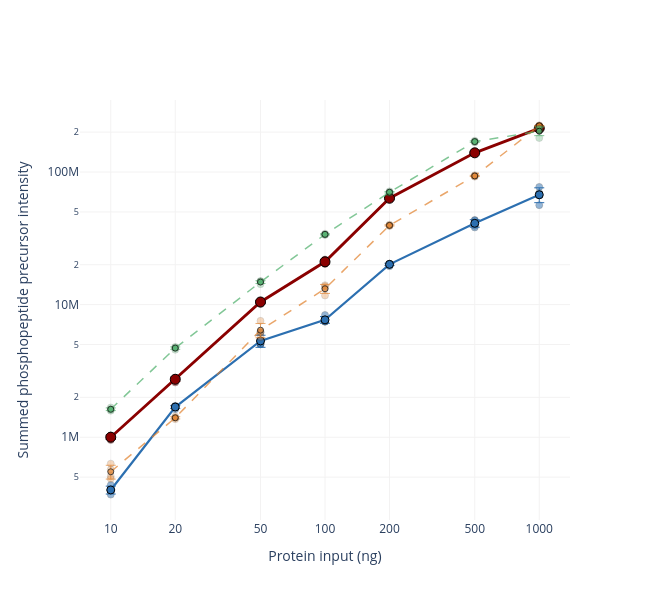

Notebook source saved alongside this figure:
### Markdown cell above
### Supplementary Figure 2c - Summed phosphopeptide-precursor intensity vs input
Summed intensity of all phosphorylated precursors per run (points = 4 replicates; line = mean ± SD),
all four workflows. With SPEC preparation held constant (**classic vs hybrid**, solid), the
nanoPhos-optimized enrichment recovers 1.6-3.4× more phospho signal than the default enrichment.
The uncleaned in-solution workflow (`woCleanup`, dashed) yields the highest *raw* signal up to
500 ng (1.1-1.7× classic; it avoids cleanup losses), and `wCleanup` catches up with classic at
1 µg. Raw signal is not selective coverage: read together with panels 2b (Class I depth) and
2d (selectivity), where classic is the only workflow that is both deep and > 80% selective.

### Code cell
# Suppl 2c - summed phospho-precursor signal per run, all four workflows
fig = go.Figure()
add_branch_series(fig, signal_pr, 'phospho_sum', agg=True)
_style(fig, 'Summed phosphopeptide precursor intensity', legend=False)
fig.update_yaxes(type='log', rangemode='normal')
fig.show()
fig.write_image('figures/decoupling/suppl_figure2c_phospho_signal.pdf', width=600, height=600)

### Figure 1 — Plotly figure (JSON) as saved in the notebook; plotly's stock layout.template omitted (floating-point values rounded to 4 significant figures)
{"data": [{"legendgroup": "classic", "marker": {"color": "#8A0000", "line": {"color": "black", "width": 0.4}, "opacity": 0.5, "size": 7}, "mode": "markers", "showlegend": false, "type": "scatter", "x": [10, 10, 10, 10, 20, 20, 20, 20, 50, 50, 50, 50, 100, 100, 100, 100, 200, 200, 200, 200, 500, 500, 500, 500, 1000, 1000, 1000, 1000], "y": [1031000.0, 989400.0, 1029000.0, 951500.0, 2781000.0, 2799000.0, 2588000.0, 2774000.0, 10500000.0, 10610000.0, 10680000.0, 10090000.0, 21430000.0, 20240000.0, 21930000.0, 20550000.0, 63330000.0, 62990000.0, 64540000.0, 62840000.0, 140100000.0, 137600000.0, 141800000.0, 138900000.0, 214300000.0, 212200000.0, 211700000.0, 216100000.0]}, {"error_y": {"array": [37840.0, 99130.0, 264500.0, 781000.0, 772000.0, 1802000.0, 2025000.0], "color": "#8A0000", "thickness": 1, "type": "data", "visible": true, "width": 5}, "legendgroup": "classic", "line": {"color": "#8A0000", "dash": "solid", "width": 2.8}, "marker": {"color": "#8A0000", "line": {"color": "black", "width": 1}, "size": 10}, "mode": "lines+markers", "name": "original nanoPhos", "opacity": 1.0, "type": "scatter", "x": [10, 20, 50, 100, 200, 500, 1000], "y": [1000000.0, 2736000.0, 10470000.0, 21040000.0, 63420000.0, 139600000.0, 213600000.0]}, {"legendgroup": "hybrid", "marker": {"color": "#2C6FB0", "line": {"color": "black", "width": 0.4}, "opacity": 0.5, "size": 7}, "mode": "markers", "showlegend": false, "type": "scatter", "x": [10, 10, 10, 10, 20, 20, 20, 20, 50, 50, 50, 50, 100, 100, 100, 100, 200, 200, 200, 200, 500, 500, 500, 500, 1000, 1000, 1000, 1000], "y": [398400.0, 435700.0, 398100.0, 369100.0, 1697000.0, 1628000.0, 1726000.0, 1707000.0, 5013000.0, 6154000.0, 5091000.0, 5026000.0, 8351000.0, 7473000.0, 7479000.0, 7419000.0, 20330000.0, 20350000.0, 19510000.0, 20270000.0, 43140000.0, 43510000.0, 39320000.0, 38210000.0, 69410000.0, 77200000.0, 66680000.0, 56290000.0]}, {"error_y": {"array": [27320.0, 42510.0, 556300.0, 447900.0, 405400.0, 2678000.0, 8642000.0], "color": "#2C6FB0", "thickness": 1, "type": "data", "visible": true, "width": 5}, "legendgroup": "hybrid", "line": {"color": "#2C6FB0", "dash": "solid", "width": 2.2}, "marker": {"color": "#2C6FB0", "line": {"color": "black", "width": 1}, "size": 8}, "mode": "lines+markers", "name": "SPEC + default enrichment", "opacity": 1.0, "type": "scatter", "x": [10, 20, 50, 100, 200, 500, 1000], "y": [400300.0, 1690000.0, 5321000.0, 7680000.0, 20120000.0, 41040000.0, 67400000.0]}, {"legendgroup": "wCleanup", "marker": {"color": "#E1812C", "line": {"color": "black", "width": 0.4}, "opacity": 0.3, "size": 7}, "mode": "markers", "showlegend": false, "type": "scatter", "x": [10, 10, 10, 10, 20, 20, 20, 20, 50, 50, 50, 50, 100, 100, 100, 100, 200, 200, 200, 200, 500, 500, 500, 500, 1000, 1000, 1000, 1000], "y": [632100.0, 569600.0, 508600.0, 486000.0, 1401000.0, 1401000.0, 1369000.0, 1435000.0, 5686000.0, 6172000.0, 7548000.0, 6277000.0, 14010000.0, 13230000.0, 11720000.0, 13740000.0, 39650000.0, 39390000.0, 40120000.0, 39190000.0, 92270000.0, 94040000.0, 94430000.0, 93020000.0, 224900000.0, 223900000.0, 222100000.0, 222500000.0]}, {"error_y": {"array": [65650.0, 27110.0, 794200.0, 1021000.0, 402300.0, 980700.0, 1269000.0], "color": "#E1812C", "thickness": 1, "type": "data", "visible": true, "width": 5}, "legendgroup": "wCleanup", "line": {"color": "#E1812C", "dash": "dash", "width": 1.5}, "marker": {"color": "#E1812C", "line": {"color": "black", "width": 1}, "size": 6}, "mode": "lines+markers", "name": "In-solution digestion + cleanup + default enrichment", "opacity": 0.7, "type": "scatter", "x": [10, 20, 50, 100, 200, 500, 1000], "y": [549100.0, 1401000.0, 6421000.0, 13170000.0, 39590000.0, 93440000.0, 223300000.0]}, {"legendgroup": "woCleanup", "marker": {"color": "#4DAF6A", "line": {"color": "black", "width": 0.4}, "opacity": 0.3, "size": 7}, "mode": "markers", "showlegend": false, "type": "scatter", "x": [10, 10, 10, 10, 20, 20, 20, 20, 50, 50, 50, 50, 100, 100, 100, 100, 200, 200, 200, 200, 500, 500, 500, 500, 1000, 1000, 1000, 1000], "y": [1676000.0, 1613000.0, 1628000.0, 1586000.0, 4742000.0, 4698000.0, 4568000.0, 4799000.0, 15050000.0, 14280000.0, 14960000.0, 14930000.0, 34300000.0, 33870000.0, 33500000.0, 33820000.0, 71530000.0, 69420000.0, 70070000.0, 70450000.0, 172300000.0, 167700000.0, 170300000.0, 168400000.0, 211600000.0, 212700000.0, 207900000.0, 180700000.0]}, {"error_y": {"array": [37710.0, 98170.0, 355400.0, 330300.0, 883100.0, 2072000.0, 15160000.0], "color": "#4DAF6A", "thickness": 1, "type": "data", "visible": true, "width": 5}, "legendgroup": "woCleanup", "line": {"color": "#4DAF6A", "dash": "dash", "width": 1.5}, "marker": {"color": "#4DAF6A", "line": {"color": "black", "width": 1}, "size": 6}, "mode": "lines+markers", "name": "In-solution digestion + default enrichment", "opacity": 0.7, "type": "scatter", "x": [10, 20, 50, 100, 200, 500, 1000], "y": [1626000.0, 4702000.0, 14800000.0, 33870000.0, 70370000.0, 169700000.0, 203200000.0]}], "layout": {"font": {"size": 12}, "height": 600, "legend": {"bgcolor": "rgba(255,255,255,0.6)", "font": {"size": 10}, "title": {"text": "Workflow"}, "x": 0.01, "xanchor": "left", "y": 0.99, "yanchor": "top"}, "showlegend": false, "width": 650, "xaxis": {"gridcolor": "#F3F2F2", "ticktext": ["10", "20", "50", "100", "200", "500", "1000"], "tickvals": [10, 20, 50, 100, 200, 500, 1000], "title": {"text": "Protein input (ng)"}, "type": "log"}, "yaxis": {"gridcolor": "#F3F2F2", "rangemode": "normal", "title": {"text": "Summed phosphopeptide precursor intensity"}, "type": "log"}}}
